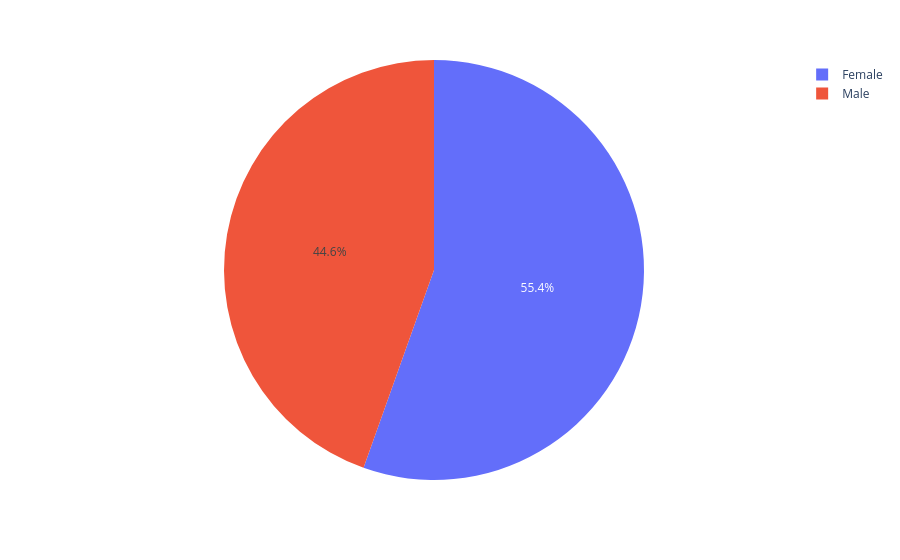

The notebook cell saved with this chart:
### Code cell
import plotly.express as pt
fig = pt.pie(data_frame=mall,names="Gender")
fig.show()

### Figure 1 — Plotly figure (JSON) as saved in the notebook; plotly's stock layout.template omitted (floating-point values rounded to 4 significant figures; data arrays with more than 128 entries replaced by an {"elided": "..."} marker saying what was removed)
{"data": [{"domain": {"x": [0, 1], "y": [0, 1]}, "hovertemplate": "Gender=%{label}<extra></extra>", "labels": {"elided": "202 str values"}, "legendgroup": "", "name": "", "showlegend": true, "type": "pie"}], "layout": {"legend": {"tracegroupgap": 0}, "margin": {"t": 60}}}
